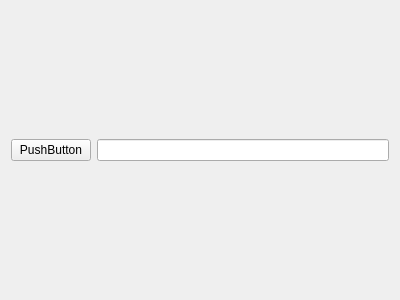
<?xml version="1.0" encoding="UTF-8"?>
<ui version="4.0">
 <class>CWebChartWidget</class>
 <widget class="QWidget" name="CWebChartWidget">
  <property name="geometry">
   <rect>
    <x>0</x>
    <y>0</y>
    <width>400</width>
    <height>300</height>
   </rect>
  </property>
  <property name="windowTitle">
   <string>CWebChartWidget</string>
  </property>
  <layout class="QHBoxLayout" name="horizontalLayout">
   <item>
    <widget class="QPushButton" name="ckButton">
     <property name="text">
      <string>PushButton</string>
     </property>
    </widget>
   </item>
   <item>
    <widget class="QLineEdit" name="lineEdit"/>
   </item>
  </layout>
 </widget>
 <layoutdefault spacing="6" margin="11"/>
 <resources/>
 <connections/>
</ui>
